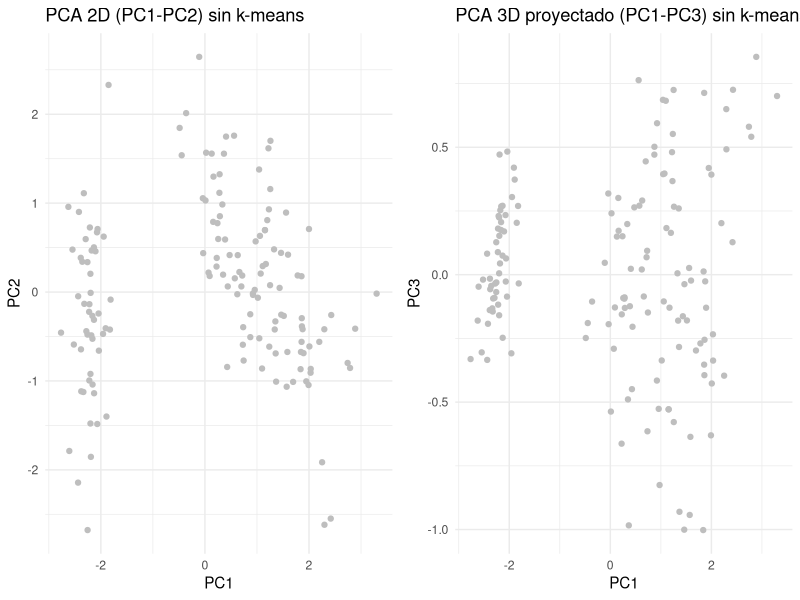
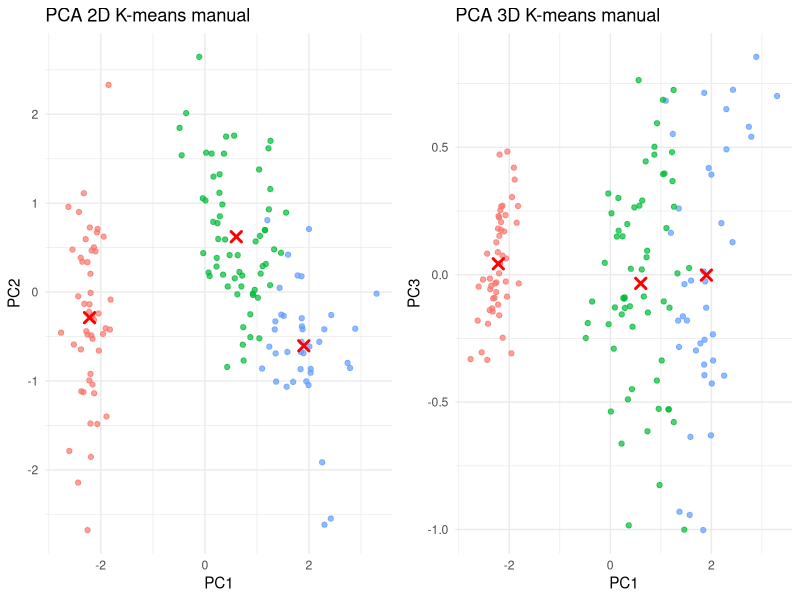
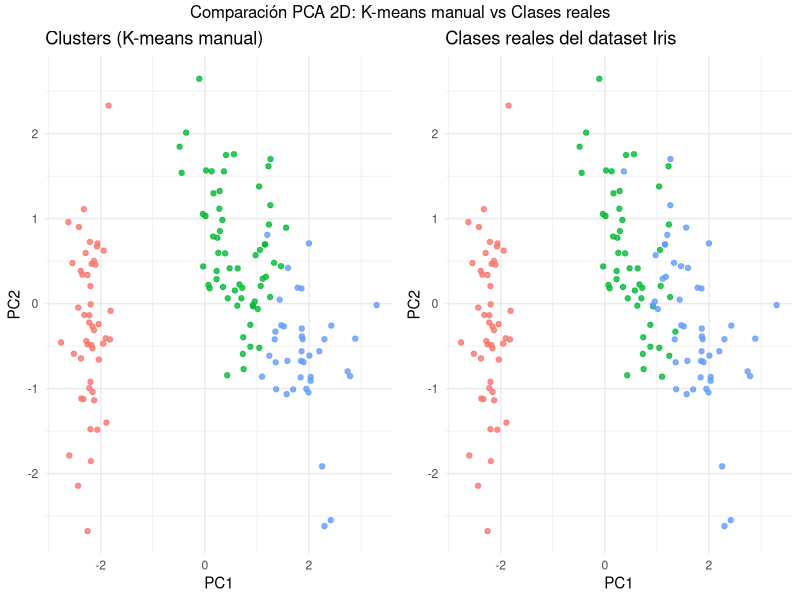
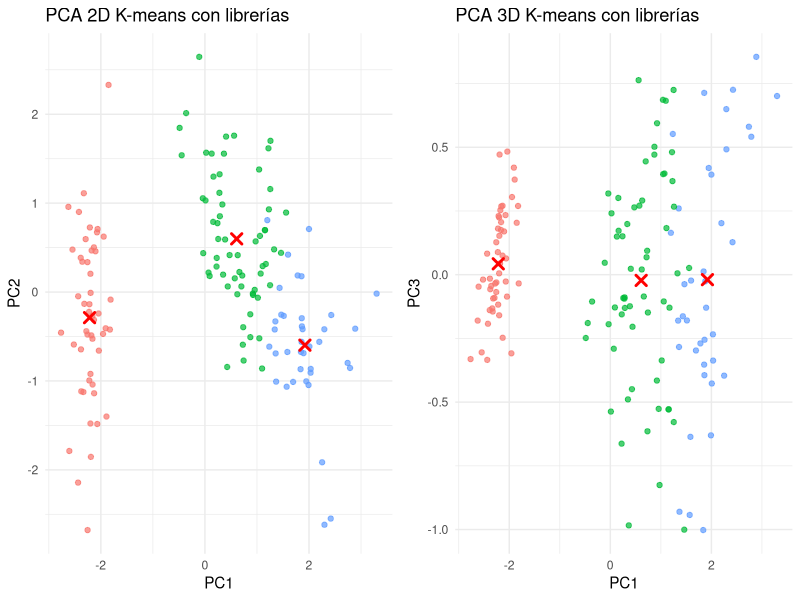
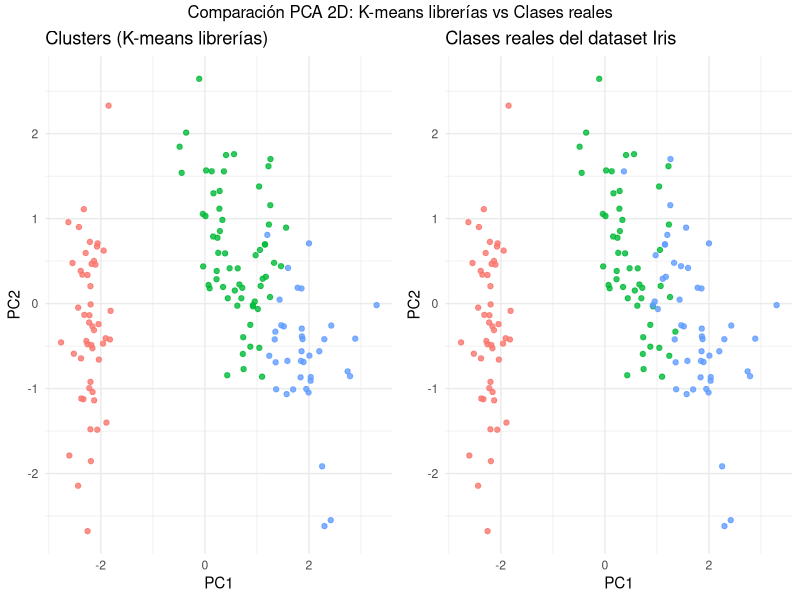

Reproduce these figures in R, in order.
# --- Instalar y cargar librerías si no están presentes ---
if(!require(ggplot2)) install.packages("ggplot2", dependencies = TRUE)
library(ggplot2)

if(!require(gridExtra)) install.packages("gridExtra", dependencies = TRUE)
library(gridExtra)

# --- Cargar dataset ---
data(iris)
X <- iris[, 1:4]

# --- PCA ---
pca <- prcomp(X, center = TRUE, scale. = TRUE)

# PCA 2D
iris_pca_2d <- data.frame(pca$x[, 1:2])
colnames(iris_pca_2d) <- c("PC1", "PC2")

# PCA 3D proyectado en 2D (PC1 vs PC3)
iris_pca_3d_2d <- data.frame(pca$x[, c(1,3)])
colnames(iris_pca_3d_2d) <- c("PC1", "PC3")

# --- Gráficos originales (sin k-means) ---
p1 <- ggplot(iris_pca_2d, aes(x = PC1, y = PC2)) +
  geom_point(color = "gray") +
  ggtitle("PCA 2D (PC1-PC2) sin k-means") +
  theme_minimal()

p2 <- ggplot(iris_pca_3d_2d, aes(x = PC1, y = PC3)) +
  geom_point(color = "gray") +
  ggtitle("PCA 3D proyectado (PC1-PC3) sin k-means") +
  theme_minimal()

# --- Mostrar los gráficos sin color ---
grid.arrange(p1, p2, ncol = 2)

# --- Funciones K-means manual ---
euclidean_distance <- function(p1, p2) sqrt(sum((p1 - p2)^2))

initialize_centroids <- function(data, k) {
  set.seed(42)
  indices <- sample(1:nrow(data), k)
  data[indices, ]
}

assign_clusters <- function(data, centroids) {
  apply(data, 1, function(point) {
    distances <- apply(centroids, 1, function(c) euclidean_distance(point, c))
    which.min(distances)
  })
}

calculate_centroids <- function(data, clusters, k) {
  centroids <- matrix(NA, nrow = k, ncol = ncol(data))
  for (i in 1:k) {
    cluster_points <- data[clusters == i, , drop = FALSE]
    if (nrow(cluster_points) > 0) {
      centroids[i, ] <- colMeans(cluster_points)
    } else {
      centroids[i, ] <- data[sample(1:nrow(data), 1), ]
    }
  }
  centroids
}

kmeans_manual <- function(data, k, max_iters = 100) {
  centroids <- initialize_centroids(data, k)
  for (i in 1:max_iters) {
    clusters <- assign_clusters(data, centroids)
    new_centroids <- calculate_centroids(data, clusters, k)
    if (all(centroids == new_centroids)) break
    centroids <- new_centroids
  }
  list(centroids = centroids, clusters = clusters)
}

# --- Ejecutar K-means manual ---
result <- kmeans_manual(X, k = 3)
clusters <- result$clusters
centroids <- result$centroids

# Asignar nombres a columnas de centroides (para poder proyectar en PCA)
colnames(centroids) <- colnames(X)

# Proyectar centroides al espacio PCA
centroids_pca <- predict(pca, newdata = centroids)
centroids_pca_df <- data.frame(PC1 = centroids_pca[,1],
                               PC2 = centroids_pca[,2],
                               PC3 = centroids_pca[,3])

# Agregar clusters a los dataframes PCA
iris_pca_2d$cluster <- as.factor(clusters)
iris_pca_3d_2d$cluster <- as.factor(clusters)

# --- Gráficos con color (k-means) ---
p3 <- ggplot(iris_pca_2d, aes(x = PC1, y = PC2, color = cluster)) +
  geom_point(alpha = 0.7) +
  geom_point(data = centroids_pca_df, aes(x = PC1, y = PC2),
             color = "red", shape = 4, size = 2.5, stroke = 1.5) +
  ggtitle("PCA 2D K-means manual") +
  theme_minimal() +
  theme(legend.position = "none")

p4 <- ggplot(iris_pca_3d_2d, aes(x = PC1, y = PC3, color = cluster)) +
  geom_point(alpha = 0.7) +
  geom_point(data = centroids_pca_df, aes(x = PC1, y = PC3),
             color = "red", shape = 4, size = 2.5, stroke = 1.5) +
  ggtitle("PCA 3D K-means manual") +
  theme_minimal() +
  theme(legend.position = "none")

# --- Mostrar los gráficos con color ---
grid.arrange(p3, p4, ncol = 2)

# ============================================================
# Comparación PCA 2D - K-means manual vs clases reales ---
# ============================================================

iris_pca_2d$Real <- iris$Species

# Gráfico del modelo K-means manual
p_kmeans <- ggplot(iris_pca_2d, aes(x = PC1, y = PC2, color = cluster)) +
  geom_point(alpha = 0.8) +
  ggtitle("Clusters (K-means manual)") +
  theme_minimal() +
  theme(legend.position = "none")

# Gráfico con las clases reales del dataset
p_real <- ggplot(iris_pca_2d, aes(x = PC1, y = PC2, color = Real)) +
  geom_point(alpha = 0.8) +
  ggtitle("Clases reales del dataset Iris") +
  theme_minimal() +
  theme(legend.position = "none")

# Mostrar comparación lado a lado
grid.arrange(p_kmeans, p_real, ncol = 2,
             top = "Comparación PCA 2D: K-means manual vs Clases reales")

# ============================================================
# K-Means con librerias
# ============================================================

set.seed(42)
kmeans_lib <- kmeans(X,centers = 3)

clusters_lib <- kmeans_lib$cluster
centroids_lib <- kmeans_lib$centers
colnames(centroids_lib) <- colnames(X)

centroids_pca <- predict(pca, newdata = centroids_lib)
centroids_pca_df <- data.frame(PC1 = centroids_pca[,1],
                               PC2 = centroids_pca[,2],
                               PC3 = centroids_pca[,3])

# Agregar clusters a los dataframes PCA
iris_pca_2d$cluster <- as.factor(clusters_lib)
iris_pca_3d_2d$cluster <- as.factor(clusters_lib)

# --- Gráficos con color (K-means librerías) ---
p3 <- ggplot(iris_pca_2d, aes(x = PC1, y = PC2, color = cluster)) +
  geom_point(alpha = 0.7) +
  geom_point(data = centroids_pca_df, aes(x = PC1, y = PC2),
             color = "red", shape = 4, size = 2.5, stroke = 1.5) +
  ggtitle("PCA 2D K-means con librerías") +
  theme_minimal() +
  theme(legend.position = "none")

p4 <- ggplot(iris_pca_3d_2d, aes(x = PC1, y = PC3, color = cluster)) +
  geom_point(alpha = 0.7) +
  geom_point(data = centroids_pca_df, aes(x = PC1, y = PC3),
             color = "red", shape = 4, size = 2.5, stroke = 1.5) +
  ggtitle("PCA 3D K-means con librerías") +
  theme_minimal() +
  theme(legend.position = "none")

# Mostrar los gráficos con color
grid.arrange(p3, p4, ncol = 2)

# ============================================================
# --- Comparación PCA 2D - K-means librerías vs clases reales ---
# ============================================================

iris_pca_2d$Real <- iris$Species

# Gráfico del modelo K-means librerías
p_kmeans <- ggplot(iris_pca_2d, aes(x = PC1, y = PC2, color = cluster)) +
  geom_point(alpha = 0.8) +
  ggtitle("Clusters (K-means librerías)") +
  theme_minimal() +
  theme(legend.position = "none")

# Gráfico con las clases reales del dataset
p_real <- ggplot(iris_pca_2d, aes(x = PC1, y = PC2, color = Real)) +
  geom_point(alpha = 0.8) +
  ggtitle("Clases reales del dataset Iris") +
  theme_minimal() +
  theme(legend.position = "none")

# Mostrar comparación lado a lado
grid.arrange(p_kmeans, p_real, ncol = 2,
             top = "Comparación PCA 2D: K-means librerías vs Clases reales")

# ============================================================
# Cálculo de INERCIA y PRECISIÓN (manual y con librerías)
# ============================================================

# --- Función de inercia ---
calcular_inercia <- function(data, centroids, clusters) {
  inercia <- 0
  for (i in 1:nrow(data)) {
    centroide <- centroids[clusters[i], ]
    dist <- sum((data[i, ] - centroide)^2)
    inercia <- inercia + dist
  }
  return(inercia)
}

# --- Función de precisión (comparación con etiquetas reales) ---
precision_kmeans <- function(y, clusters, k) {
  aciertos <- 0
  for (cluster_id in 1:k) {
    indices <- which(clusters == cluster_id)
    if (length(indices) == 0) next
    etiquetas <- y[indices]
    etiqueta_mas_comun <- names(sort(table(etiquetas), decreasing = TRUE))[1]
    aciertos <- aciertos + sum(etiquetas == etiqueta_mas_comun)
  }
  return(aciertos / length(y))
}

# ============================================================
# --- Métricas para K-Means MANUAL ---
# ============================================================

inercia_manual <- calcular_inercia(X, centroids, clusters)
precision_manual <- precision_kmeans(iris$Species, clusters, k = 3)

cat("🔹 Inercia (K-Means manual):", inercia_manual, "\n")
cat("🔹 Precisión (K-Means manual):", round(precision_manual, 4), "\n\n")

# ============================================================
# --- Métricas para K-Means con LIBRERÍAS ---
# ============================================================

inercia_lib <- kmeans_lib$tot.withinss  # la inercia total del modelo de R
precision_lib <- precision_kmeans(iris$Species, clusters_lib, k = 3)

cat("🔸 Inercia (K-Means librerías):", inercia_lib, "\n")
cat("🔸 Precisión (K-Means librerías):", round(precision_lib, 4), "\n")

